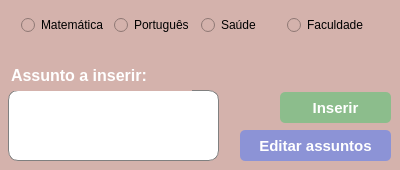
<?xml version="1.0" encoding="UTF-8"?>
<ui version="4.0">
 <class>Form</class>
 <widget class="QWidget" name="Form">
  <property name="geometry">
   <rect>
    <x>0</x>
    <y>0</y>
    <width>400</width>
    <height>170</height>
   </rect>
  </property>
  <property name="windowTitle">
   <string>Form</string>
  </property>
  <property name="styleSheet">
   <string notr="true">background-color: rgb(212, 178, 172);</string>
  </property>
  <widget class="QLineEdit" name="edt_assunto">
   <property name="geometry">
    <rect>
     <x>8</x>
     <y>90</y>
     <width>211</width>
     <height>71</height>
    </rect>
   </property>
   <property name="styleSheet">
    <string notr="true">background-color: rgb(255, 255, 255);
border-radius: 10px;
padding: 10px;
border: 1px solid gray;</string>
   </property>
  </widget>
  <widget class="QLabel" name="descricao2">
   <property name="geometry">
    <rect>
     <x>11</x>
     <y>60</y>
     <width>181</width>
     <height>31</height>
    </rect>
   </property>
   <property name="font">
    <font>
     <pointsize>12</pointsize>
     <weight>75</weight>
     <bold>true</bold>
    </font>
   </property>
   <property name="styleSheet">
    <string notr="true">color: rgb(255, 255, 255);</string>
   </property>
   <property name="text">
    <string>Assunto a inserir:</string>
   </property>
  </widget>
  <widget class="QPushButton" name="editar_assunto">
   <property name="geometry">
    <rect>
     <x>240</x>
     <y>130</y>
     <width>151</width>
     <height>31</height>
    </rect>
   </property>
   <property name="font">
    <font>
     <pointsize>11</pointsize>
     <weight>75</weight>
     <bold>true</bold>
    </font>
   </property>
   <property name="styleSheet">
    <string notr="true">background-color: rgb(140, 147, 214);
color: rgb(255, 255, 255);
border-radius: 5px;</string>
   </property>
   <property name="text">
    <string>Editar assuntos</string>
   </property>
  </widget>
  <widget class="QWidget" name="layoutWidget">
   <property name="geometry">
    <rect>
     <x>21</x>
     <y>14</y>
     <width>348</width>
     <height>22</height>
    </rect>
   </property>
   <layout class="QHBoxLayout" name="horizontalLayout">
    <item>
     <widget class="QRadioButton" name="rdb_Mat">
      <property name="text">
       <string>Matemática</string>
      </property>
     </widget>
    </item>
    <item>
     <widget class="QRadioButton" name="rdb_Port">
      <property name="text">
       <string>Português</string>
      </property>
     </widget>
    </item>
    <item>
     <widget class="QRadioButton" name="rdb_Sau">
      <property name="text">
       <string>Saúde</string>
      </property>
     </widget>
    </item>
    <item>
     <widget class="QRadioButton" name="rdb_facul">
      <property name="text">
       <string>Faculdade</string>
      </property>
     </widget>
    </item>
   </layout>
  </widget>
  <widget class="QPushButton" name="btn_inserir">
   <property name="geometry">
    <rect>
     <x>280</x>
     <y>92</y>
     <width>111</width>
     <height>31</height>
    </rect>
   </property>
   <property name="font">
    <font>
     <pointsize>11</pointsize>
     <weight>75</weight>
     <bold>true</bold>
    </font>
   </property>
   <property name="styleSheet">
    <string notr="true">background-color: rgb(140, 189, 140);
color: rgb(255, 255, 255);
border-radius: 5px;</string>
   </property>
   <property name="text">
    <string>Inserir</string>
   </property>
  </widget>
 </widget>
 <resources/>
 <connections/>
</ui>
